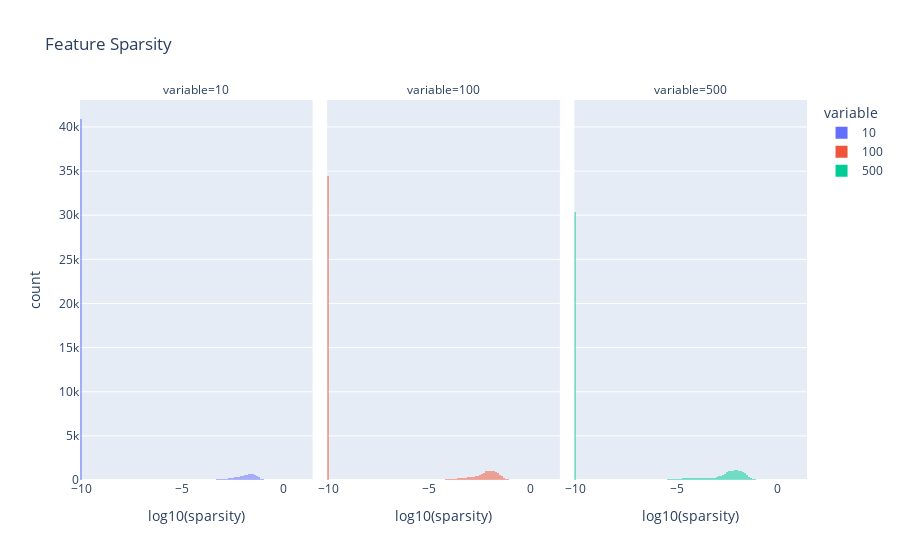

Notebook source saved alongside this figure:
### Code cell
px.histogram(
    tmp.T,#[tmp.T > -10],
    # color = tmp.columns,
    title="Feature Sparsity", 
    barmode="overlay",
    facet_col="variable",
    # log_y=True,
    labels={"value": "log10(sparsity)"})

### Figure 1 — Plotly figure (JSON) as saved in the notebook; plotly's stock layout.template omitted (floating-point values rounded to 4 significant figures; data arrays with more than 128 entries replaced by an {"elided": "..."} marker saying what was removed)
{"data": [{"alignmentgroup": "True", "bingroup": "x", "hovertemplate": "variable=10<br>log10(sparsity)=%{x}<br>count=%{y}<extra></extra>", "legendgroup": "10", "marker": {"color": "#636efa", "opacity": 0.5, "pattern": {"shape": ""}}, "name": "10", "offsetgroup": "10", "orientation": "v", "showlegend": true, "type": "histogram", "x": {"elided": "49152 float values"}, "xaxis": "x", "yaxis": "y"}, {"alignmentgroup": "True", "bingroup": "x", "hovertemplate": "variable=100<br>log10(sparsity)=%{x}<br>count=%{y}<extra></extra>", "legendgroup": "100", "marker": {"color": "#EF553B", "opacity": 0.5, "pattern": {"shape": ""}}, "name": "100", "offsetgroup": "100", "orientation": "v", "showlegend": true, "type": "histogram", "x": {"elided": "49152 float values"}, "xaxis": "x2", "yaxis": "y2"}, {"alignmentgroup": "True", "bingroup": "x", "hovertemplate": "variable=500<br>log10(sparsity)=%{x}<br>count=%{y}<extra></extra>", "legendgroup": "500", "marker": {"color": "#00cc96", "opacity": 0.5, "pattern": {"shape": ""}}, "name": "500", "offsetgroup": "500", "orientation": "v", "showlegend": true, "type": "histogram", "x": {"elided": "49152 float values"}, "xaxis": "x3", "yaxis": "y3"}], "layout": {"annotations": [{"font": {}, "showarrow": false, "text": "variable=10", "x": 0.16, "xanchor": "center", "xref": "paper", "y": 1, "yanchor": "bottom", "yref": "paper"}, {"font": {}, "showarrow": false, "text": "variable=100", "x": 0.5, "xanchor": "center", "xref": "paper", "y": 1, "yanchor": "bottom", "yref": "paper"}, {"font": {}, "showarrow": false, "text": "variable=500", "x": 0.84, "xanchor": "center", "xref": "paper", "y": 1, "yanchor": "bottom", "yref": "paper"}], "barmode": "overlay", "legend": {"title": {"text": "variable"}, "tracegroupgap": 0}, "title": {"text": "Feature Sparsity"}, "xaxis": {"anchor": "y", "domain": [0, 0.32], "title": {"text": "log10(sparsity)"}}, "xaxis2": {"anchor": "y2", "domain": [0.34, 0.66], "matches": "x", "title": {"text": "log10(sparsity)"}}, "xaxis3": {"anchor": "y3", "domain": [0.68, 1.0], "matches": "x", "title": {"text": "log10(sparsity)"}}, "yaxis": {"anchor": "x", "domain": [0, 1], "title": {"text": "count"}}, "yaxis2": {"anchor": "x2", "domain": [0, 1], "matches": "y", "showticklabels": false}, "yaxis3": {"anchor": "x3", "domain": [0, 1], "matches": "y", "showticklabels": false}}}
